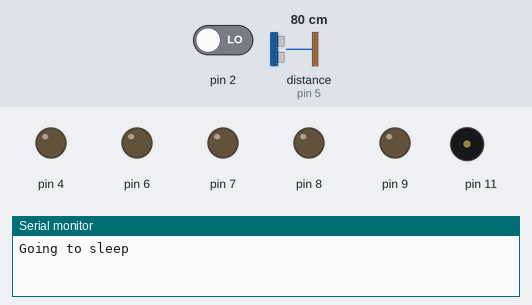
Recording of a sketch running on a simulated Arduino Uno, built with avr-gcc and run on an emulated ATmega328P. Parts: output pins drawn as LEDs (lit = HIGH), buzzer (waves = sounding), the last lines printed to the serial monitor. Dashed ring = blinking. The inputs (shaded band) are chosen by the test bench; at power-on: pin 2 LOW, distance to the obstacle (sensor on pin 5) 80 cm. The echo pulse lasts 58.3 µs per cm; sleep ends after the set time or at an interrupt.

Above: at 5.0 s.
5.1 s: pin 2 driven HIGH
At 5.49 s:
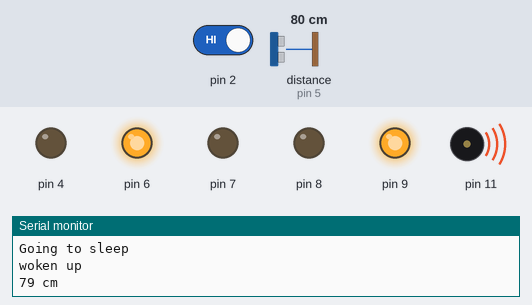
8.1 s: distance to the obstacle (sensor on pin 5) set to 13 cm
11.1 s: distance to the obstacle (sensor on pin 5) set to 10 cm
At 11.39 s:
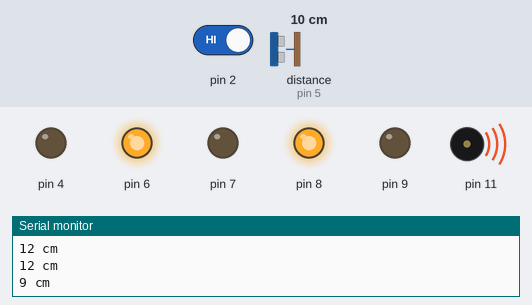
14.1 s: distance to the obstacle (sensor on pin 5) set to 7 cm
17.1 s: distance to the obstacle (sensor on pin 5) set to 4 cm
At 17.38 s:
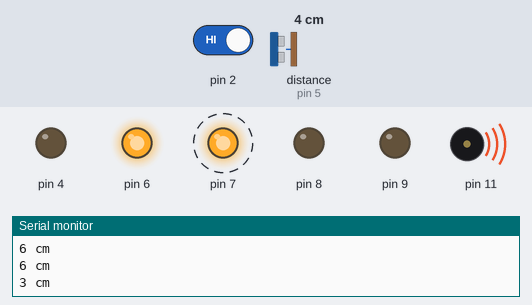
Timing chart, 0 to 21.1 s (numbered marks = the images above; inputs shaded):
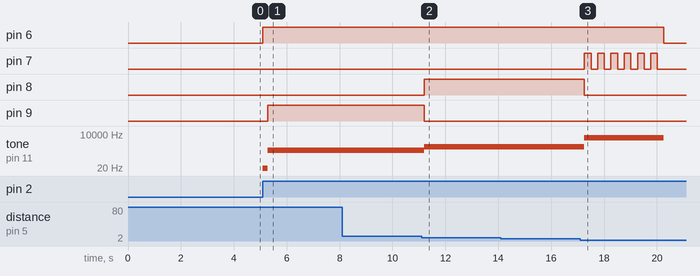

The sketch:

Before_exam_exercises_2.ino
```cpp
// (licence header left out)
#include <stdbool.h>
#include <avr\sleep.h>
#include "sensor.h"
#include "button.h"

#define INT_SIZE_OF(X) (X / sizeof(int))

/**
 * @brief HC-SR04 ultrasonic sensor
 * @wiring Trigger Pin: 4, Echo Pin: 5
 *
 */
SENSOR hcsr04 = {4, 5, 200, 0, 0};

/**
 * @brief
 * @wiring IN Pin: 6
 *
 */
OUTPUT_DEVICE relay = {6, LOW, {0, 0}};

/**
 * @brief
 * @wiring RED - pin: 7, YELLOW - pin: 8, GREEN - pin: 9
 */
BLINKING_LED ledRed = {{7, LOW}, 250};
OUTPUT_DEVICE ledYellow = {8, LOW};
OUTPUT_DEVICE ledGreen = {9, LOW};

OUTPUT_DEVICE *leds[3] = {&ledGreen, &ledYellow, &ledRed.device};

/**
 * @brief
 * @wiring plus pin: 9
 */
BUZZER buzzer = {11, 20};

/**
 * @brief
 * @wiring pull-down : 9
 */
BUTTON btn1 = {2, LOW, LOW, 60};

/**
 * @brief Arduino state handling structure
 *
 */
DELAYED_INTERRUPT intr = {LOW};
#define INTERRUPT_DELAY 3000

void setup() {
  Serial.begin(9600);

  setupSensor(&hcsr04);

  pinMode(relay.pin, OUTPUT);
  pinMode(ledRed.device.pin, OUTPUT);
  pinMode(ledYellow.pin, OUTPUT);
  pinMode(ledGreen.pin, OUTPUT);
  pinMode(buzzer.pin, OUTPUT);

  pinMode(btn1.pin, INPUT);

  interruptGoToSleep(&intr.intr, 2);
}

void loop() {
  // checkButtonChangeDevState(&btn1, &intr.intr.arduinoState);

  // operations under the active system
  if (intr.intr.arduinoState) {
    // opening the doors
    if (!relay.state) {
      switchDoor(&relay);
    }
    measureDistance(&hcsr04, true);
    checkDistance(&hcsr04, leds, &ledRed, &buzzer, &intr);
    tone(buzzer.pin, buzzer.freq);
  }

  // closing the door
  if (relay.state && !intr.intr.arduinoState) {
    Serial.println("Closing door");
    switchDoor(&relay);
    resetAllDevicesStates(leds, INT_SIZE_OF(sizeof(leds)), LOW);
    noTone(buzzer.pin);
    setStates();
    interruptGoToSleep(&intr.intr, 2);
  }

  setStates();
}

void delayInterrupt(DELAYED_INTERRUPT *intr, int interruptDelay = 1500) {
  if (millis() - intr->time > interruptDelay) {
    intr->intr.arduinoState = LOW;
    intr->time = millis();
  }
}

void interruptGoToSleep(INTERRUPT *intr, int interruptPin) {
  sleep_enable();
  attachInterrupt(digitalPinToInterrupt(interruptPin), interruptWakeUp, HIGH);
  set_sleep_mode(SLEEP_MODE_PWR_DOWN);
  Serial.println("Going to sleep");
  delay(20);
  sleep_cpu();
}

void interruptWakeUp() {
  sleep_disable();
  intr.intr.arduinoState = HIGH;
  Serial.println("woken up");
}

void checkDistance(SENSOR *sensor, OUTPUT_DEVICE *devices[],
                   BLINKING_LED *blinkingLed, BUZZER *buzzer,
                   DELAYED_INTERRUPT *intr) {
  if (sensor->distance > 0 && sensor->distance <= 4) {
    blinkLed(blinkingLed);
    devices[1]->state = LOW;
    devices[0]->state = LOW;

    buzzer->freq = 5000;

    // get the millis to delayed interrupt
    if(intr->time + INTERRUPT_DELAY + 100 < millis()){
      intr->time = millis();
    }

    delayInterrupt(intr, INTERRUPT_DELAY);
  }

  if (sensor->distance > 4 && sensor->distance <= 10) {
    devices[2]->state = LOW;
    devices[1]->state = HIGH;
    devices[0]->state = LOW;

    buzzer->freq = 1000;
  }

  if (sensor->distance > 10) {
    devices[2]->state = LOW;
    devices[1]->state = LOW;
    devices[0]->state = HIGH;

    buzzer->freq = 500;
  }
}

void blinkLed(BLINKING_LED *led) {
  if (millis() - led->lastBlinkMs > led->blinkingSpeed) {
    led->device.state = !led->device.state;
    led->lastBlinkMs = millis();
  }
}

/**
 * @brief Sets the specified states in lopp
 *
 */
void setStates() {
  digitalWrite(ledRed.device.pin, ledRed.device.state);
  digitalWrite(ledYellow.pin, ledYellow.state);
  digitalWrite(ledGreen.pin, ledGreen.state);
  digitalWrite(relay.pin, relay.state);
}

void resetAllDevicesStates(OUTPUT_DEVICE *devices[], int numberOfDevices,
                           byte state) {
  for (int i = 0; i < numberOfDevices; i++) {
    devices[i]->state = state;
  }
}

/**
 * @brief Switches openning the door
 *
 * @param operatingDevice
 */
void switchDoor(OUTPUT_DEVICE *operatingDevice) {
  operatingDevice->state = !operatingDevice->state;
}
```

button.cpp
```cpp
#include <Arduino.h>
#include "structures.h"

void _checkButtonSetDebounce(BUTTON *, byte *currentButtonState);
void _checkPressTimeOfButton(BUTTON *, byte *state, byte *currentButtonState);

/**
 * @brief Part of the code taken from:
 * https://www.arduino.cc/en/pmwiki.php?n=Tutorial/Debounce
 *
 */
void checkButtonChangeDevState(BUTTON *button, byte *state) {

  byte currentButtonState = digitalRead(button->pin);

  _checkButtonSetDebounce(button, &currentButtonState);
  _checkPressTimeOfButton(button, state, &currentButtonState);

  // Save the button state
  button->previousState = currentButtonState;
}

/**
 * @brief If the switch changed, due to noise or pressing, reset the debouncing
 * timer
 *
 * @param button
 * @param currentButtonState
 */
void _checkButtonSetDebounce(BUTTON *button, byte *currentButtonState) {
  if (*currentButtonState != button->previousState) {
    button->lastDebounceTimeMS = millis();
  }
}

/**
 * @brief check press tiem of the button and change state of specified output
 * device
 *
 * @param button
 * @param device
 * @param currentButtonState
 */
void _checkPressTimeOfButton(BUTTON *button, byte *state,
                             byte *currentButtonState) {
  // checks if the press time of the button is higher than debounce time
  // psecified on the button
  if ((millis() - button->lastDebounceTimeMS) > button->debounceDelay) {
    // check if button state has changed
    if (*currentButtonState != button->state) {
      button->state = *currentButtonState;

      // only toggle the object state if the new button state is HIGH
      if (button->state == HIGH) {
        *state = !(*state);
      }
    }
  }
}
```

button.h
```cpp
#ifndef BUTTON_H
#define BUTTON_H

#include "structures.h"

void checkButtonChangeDevState(BUTTON *, byte *state);

#endif
```

sensor.cpp
```cpp
// (licence header left out)
#include <Arduino.h>
#include <stdbool.h>
#include "structures.h"

void _initReading(SENSOR *);
void _switchTrigAndGetMicro(SENSOR *, int state, int switchTo);
void _getValue(SENSOR *, bool enablePrinting);
void _switchInitLevel(SENSOR *, int switchTo);

/**
 * @brief Sets the pins of sensor to correct states
 *
 * @param sensor
 */
void setupSensor(SENSOR *sensor) {
  pinMode(sensor->trigPin, OUTPUT);
  pinMode(sensor->echoPin, INPUT);
}

/**
 * @brief Measures distance on selected (supported) sensor of type SENSOR
 *
 * @param sensor
 */
void measureDistance(SENSOR *sensor, bool enablePrinting) {
  // Reading time perfomed only after specified reading time
  if ((millis() - sensor->lastReading) > sensor->readingTime) {

    // SENSOR has two states: Initializing and Pulsing (reading)
    if (sensor->initLevel < 3) {
      _initReading(sensor);
    } else {
      _getValue(sensor, enablePrinting);
    }
  }
}

/**
 * @brief Initializes reading of SENSOR
 *
 * @doc
 * TrigPin = LOW
 * wait 5 micros
 * TrigPin = HIGH
 * wait 10 micros
 * TrigPin = LOW
 * ... reading can start
 *
 * @param sensor
 */
void _initReading(SENSOR *sensor) {
  if (sensor->initLevel == 0) {
    _switchTrigAndGetMicro(sensor, LOW, 1);
  }

  // Clear the trigPin by setting it LOW:
  if ((micros() - sensor->trigLastChange) > 5) {
    if (sensor->initLevel == 1) {
      _switchTrigAndGetMicro(sensor, HIGH, 2);
    }

    // Trigger the sensor by setting the trigPin high for 10 microseconds:;
    if ((micros() - sensor->trigLastChange) > 10 && sensor->initLevel == 2) {
      digitalWrite(sensor->trigPin, LOW);
      sensor->trigLastChange = micros();
      sensor->initLevel = 4;
    }
  }
}

/**
 * @brief Switchis state of trigPin to specified state value, only if previous
 * state is not the same
 * after switching sets micros() on trigLastChange
 *
 * @param sensor
 * @param state
 */
void _switchTrigAndGetMicro(SENSOR *sensor, int state, int switchTo) {
  if (digitalRead(sensor->trigPin) != state || sensor->initLevel != switchTo) {
    digitalWrite(sensor->trigPin, state);
    _switchInitLevel(sensor, switchTo);
    sensor->trigLastChange = micros();
  }
}

/**
 * @brief measures value (distance) with the sensor and states newInit state to
 * 1
 *
 * @doc
 * distance = [HIGH level time] * [cm/micros] / 2
 *
 * @param sensor
 */
void _getValue(SENSOR *sensor, bool enablePrinting = false) {
  // Read the echoPin, pulseIn() returns the duration (length of the pulse)
  // in microseconds
  sensor->duration = pulseIn(sensor->echoPin, HIGH);
  sensor->distance = sensor->duration * 0.034 / 2;

  if (enablePrinting) {
    Serial.print(sensor->distance);
    Serial.println(" cm");
  }

  sensor->lastReading = millis();
  sensor->initLevel = 0;
}

void _switchInitLevel(SENSOR *sensor, int switchTo) {
  sensor->initLevel = switchTo;
}
```

sensor.h
```cpp
// (licence header left out)
#ifndef SENSOR_H
#define SENSOR_H

#include "structures.h"

// extern void setupSensor(SENSOR *);
void setupSensor(SENSOR *);
void measureDistance(SENSOR *, bool enablePrinting);

#endif
```

structures.h
```cpp
#ifndef STRUCTURES
#define STRUCTURES

/**
 * @brief Defines 2 + 2 pin Ultrasonic Sensor
 * use alongside with sensor.cpp
 */
typedef struct SENSOR {
  /**
   * @brief Trigger pin
   * ! INIT VALUE !
   */
  byte trigPin : 4;

  /**
   * @brief Echo pin
   * ! INIT VALUE !
   */
  byte echoPin : 4;

  /**
   * @brief Specifies time how often should sensor read the value
   * ! INIT VALUE !
   */
  unsigned int readingTime;

  /**
   * @brief Measured distance
   */
  int distance : 9;

  /**
 * @brief Defines level of initialization
 *
 */
  byte initLevel : 4;

  /**
   * @brief Duration of pulse in microseconds
   */
  unsigned long duration;

  /**
   * @brief last reading time of trigger pin- prefferably use micro() function
   */
  unsigned long trigLastChange;

  /**
   * @brief last reading of the sensor - prefferable use with millis() function
   */
  unsigned long lastReading;

} SENSOR;

/**
 * @brief Any device with OUTPUT PIN and STATE
 */
typedef struct OUTPUT_DEVICE {
  byte pin : 4;
  byte state;

  /**
   * @brief Displayed position on display
   */
  byte uiPos[2];
} OUTPUT_DEVICE;

typedef struct BLINKING_LED {
  OUTPUT_DEVICE device;

  /**
   * @brief Defines how fast should LED blink ... in ms
   * Higher the value = slower the blinking
   */
  unsigned int blinkingSpeed;

  /**
   * @brief stores millis() function
   */
  unsigned long lastBlinkMs;
} BLINKING_LED;

/**
 * @brief Device producing sound
 */
typedef struct BUZZER {
  byte pin : 4;

  /**
   * @brief specifies actual played frequency
   */
  int freq : 15;

} BUZZER;

/**
 * @brief Button structure and states
 */
typedef struct BUTTON {
  byte pin : 4;
  byte state : 1;

  /**
   * @brief Used for comparison to "state"
   */
  byte previousState : 1;

  /**
   * @brief Used for delaying swithing of button
   *        if flickers - used higher number
   *        range: (0; 128)
   */
  byte debounceDelay : 7;

  /**
   * @brief Preferebly used to assigned millis() function value
   *        for further comparison
   */
  unsigned long lastDebounceTimeMS;
} BUTTON;

/**
 * @brief Defines Interrupt structure
 */
typedef struct INTERRUPT {
  /**
   * @brief Boolean in which arduino is
   */
  byte arduinoState;

} INTERRUPT;

/**
 * @brief Defines interrupt structure with delay
 */
typedef struct DELAYED_INTERRUPT {
  INTERRUPT intr;

  /**
   * @brief Delay of millis() function should be assigned here
   */
  unsigned long time;

} DELAYED_INTERRUPT;

#endif
```

Measured:
- the behaviour switches between 12 and 11 cm on distance to the obstacle (sensor on pin 5) (found by bisection; images 1 and 2)
- the behaviour switches between 6 and 5 cm on distance to the obstacle (sensor on pin 5) (found by bisection; images 2 and 3)
- after the input at 5.1 s, pin 6: LOW → HIGH at once; pin 9: LOW → HIGH after 0.19 s; tone on pin 11: silent → 20 Hz at once, → 500 Hz 0.19 s later
- after the input at 11.1 s, pin 8: LOW → HIGH after 0.10 s; pin 9: HIGH → LOW after 0.10 s; tone on pin 11: 500 Hz → 1000 Hz after 0.10 s
- after the input at 17.1 s, pin 6: HIGH → LOW after 3.2 s; pin 7: alternates HIGH for 0.25 s and LOW for 0.25 s, 12 changes in all, then stays LOW, starting after 0.16 s; pin 8: HIGH → LOW after 0.16 s; tone on pin 11: 1000 Hz → 5000 Hz after 0.16 s, → silent 3.0 s later
